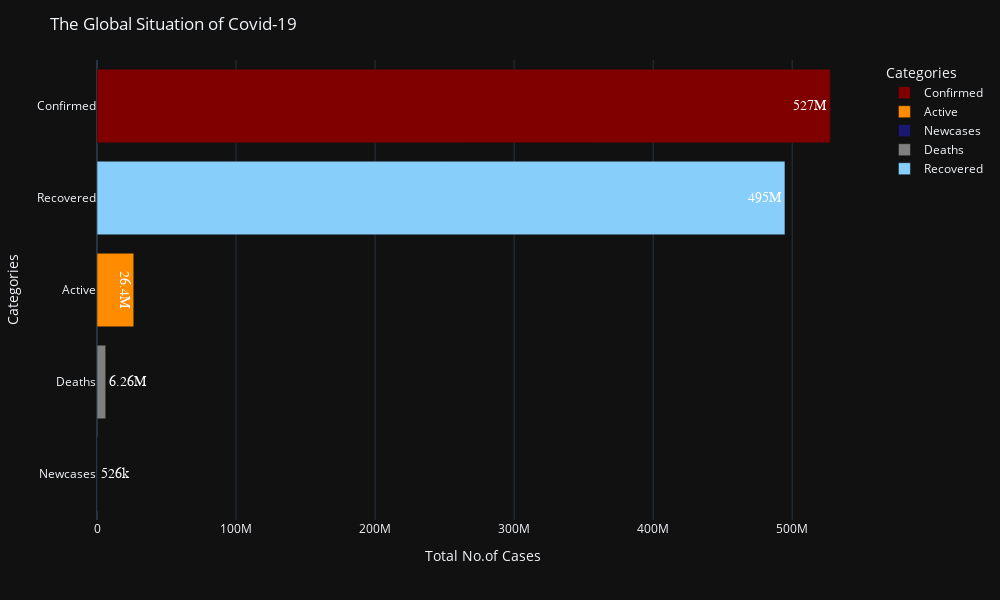

Notebook cell for this chart:
### Code cell
colors = {'Confirmed': 'maroon','Recovered':'lightskyblue', 'Active':'darkorange', 'Deaths':'gray', 'Newcases':'midnightblue'}
Continents = ['Europe', 'Asia', 'North America', 'South America', 'Africa', 'Oceania']
label = {'World cases': "Total No.of Cases"}

fig = px.bar(df_con[:5], x="World cases", y="Categories", orientation='h', labels=label, hover_data=Continents,
             color='Categories', text='World cases', color_discrete_map= colors)

fig.update_traces(textfont_family="Arial Black", textfont_size=14, textfont_color="white", textposition='auto',
                 texttemplate='%{text:,.3s}')

fig = fig.update_layout(template='plotly_dark', height=600, width=1000, title='The Global Situation of Covid-19',
                       yaxis_categoryorder = 'total ascending')
fig.show()

### Figure 1 — Plotly figure (JSON) as saved in the notebook; plotly's stock layout.template omitted (floating-point values rounded to 4 significant figures)
{"data": [{"alignmentgroup": "True", "customdata": [[197133354, 149836314, 101959883, 58197372, 11466748, 8861000]], "hovertemplate": "Categories=%{y}<br>Total No.of Cases=%{text}<br>Europe=%{customdata[0]}<br>Asia=%{customdata[1]}<br>North America=%{customdata[2]}<br>South America=%{customdata[3]}<br>Africa=%{customdata[4]}<br>Oceania=%{customdata[5]}<extra></extra>", "legendgroup": "Confirmed", "marker": {"color": "maroon", "pattern": {"shape": ""}}, "name": "Confirmed", "offsetgroup": "Confirmed", "orientation": "h", "showlegend": true, "text": [527454671], "textfont": {"color": "white", "family": "Arial Black", "size": 14}, "textposition": "auto", "texttemplate": "%{text:,.3s}", "type": "bar", "x": [527454671], "xaxis": "x", "y": ["Confirmed"], "yaxis": "y"}, {"alignmentgroup": "True", "customdata": [[12916266, 5466868, 4259298, 1959773, 1525106, 309878]], "hovertemplate": "Categories=%{y}<br>Total No.of Cases=%{text}<br>Europe=%{customdata[0]}<br>Asia=%{customdata[1]}<br>North America=%{customdata[2]}<br>South America=%{customdata[3]}<br>Africa=%{customdata[4]}<br>Oceania=%{customdata[5]}<extra></extra>", "legendgroup": "Active", "marker": {"color": "darkorange", "pattern": {"shape": ""}}, "name": "Active", "offsetgroup": "Active", "orientation": "h", "showlegend": true, "text": [26437189], "textfont": {"color": "white", "family": "Arial Black", "size": 14}, "textposition": "auto", "texttemplate": "%{text:,.3s}", "type": "bar", "x": [26437189], "xaxis": "x", "y": ["Active"], "yaxis": "y"}, {"alignmentgroup": "True", "customdata": [[174523, 133797, 110938, 61650, 4587, 40343]], "hovertemplate": "Categories=%{y}<br>Total No.of Cases=%{text}<br>Europe=%{customdata[0]}<br>Asia=%{customdata[1]}<br>North America=%{customdata[2]}<br>South America=%{customdata[3]}<br>Africa=%{customdata[4]}<br>Oceania=%{customdata[5]}<extra></extra>", "legendgroup": "Newcases", "marker": {"color": "midnightblue", "pattern": {"shape": ""}}, "name": "Newcases", "offsetgroup": "Newcases", "orientation": "h", "showlegend": true, "text": [525838], "textfont": {"color": "white", "family": "Arial Black", "size": 14}, "textposition": "auto", "texttemplate": "%{text:,.3s}", "type": "bar", "x": [525838], "xaxis": "x", "y": ["Newcases"], "yaxis": "y"}, {"alignmentgroup": "True", "customdata": [[1819446, 1402977, 1470970, 1300316, 250939, 11203]], "hovertemplate": "Categories=%{y}<br>Total No.of Cases=%{text}<br>Europe=%{customdata[0]}<br>Asia=%{customdata[1]}<br>North America=%{customdata[2]}<br>South America=%{customdata[3]}<br>Africa=%{customdata[4]}<br>Oceania=%{customdata[5]}<extra></extra>", "legendgroup": "Deaths", "marker": {"color": "gray", "pattern": {"shape": ""}}, "name": "Deaths", "offsetgroup": "Deaths", "orientation": "h", "showlegend": true, "text": [6255851], "textfont": {"color": "white", "family": "Arial Black", "size": 14}, "textposition": "auto", "texttemplate": "%{text:,.3s}", "type": "bar", "x": [6255851], "xaxis": "x", "y": ["Deaths"], "yaxis": "y"}, {"alignmentgroup": "True", "customdata": [[182397642, 142966469, 96229615, 54937283, 9690703, 8539919]], "hovertemplate": "Categories=%{y}<br>Total No.of Cases=%{text}<br>Europe=%{customdata[0]}<br>Asia=%{customdata[1]}<br>North America=%{customdata[2]}<br>South America=%{customdata[3]}<br>Africa=%{customdata[4]}<br>Oceania=%{customdata[5]}<extra></extra>", "legendgroup": "Recovered", "marker": {"color": "lightskyblue", "pattern": {"shape": ""}}, "name": "Recovered", "offsetgroup": "Recovered", "orientation": "h", "showlegend": true, "text": [494761631], "textfont": {"color": "white", "family": "Arial Black", "size": 14}, "textposition": "auto", "texttemplate": "%{text:,.3s}", "type": "bar", "x": [494761631], "xaxis": "x", "y": ["Recovered"], "yaxis": "y"}], "layout": {"barmode": "relative", "height": 600, "legend": {"title": {"text": "Categories"}, "tracegroupgap": 0}, "margin": {"t": 60}, "title": {"text": "The Global Situation of Covid-19"}, "width": 1000, "xaxis": {"anchor": "y", "domain": [0, 1], "title": {"text": "Total No.of Cases"}}, "yaxis": {"anchor": "x", "categoryarray": ["Recovered", "Deaths", "Newcases", "Active", "Confirmed"], "categoryorder": "total ascending", "domain": [0, 1], "title": {"text": "Categories"}}}}
